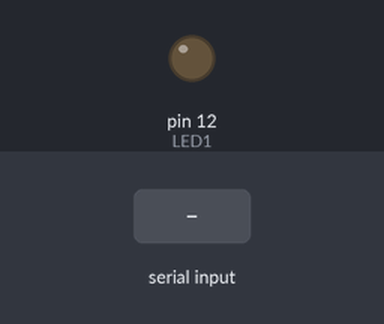
A sketch run on a simulated Arduino Uno, built with avr-gcc and run on an emulated ATmega328P. Parts: output pins drawn as LEDs (lit = HIGH). Inputs (shaded band) come from the test bench. What the sketch prints to the serial monitor is not drawn.

Above: at 1.2 s.
1.3 s: "1" received over Serial
At 3.2 s:
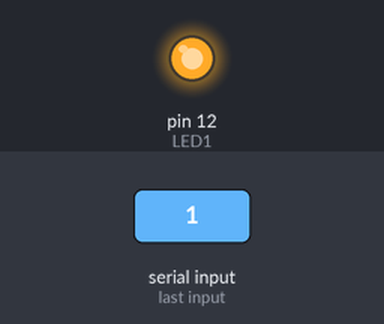
3.8 s: "OFF" received over Serial
At 5.1 s:
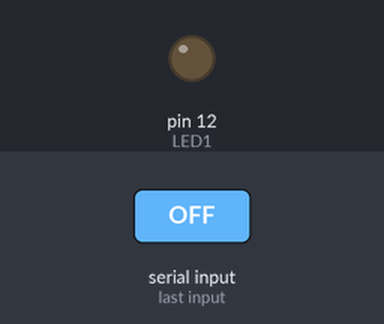
6.3 s: "0" received over Serial
At 8.2 s:
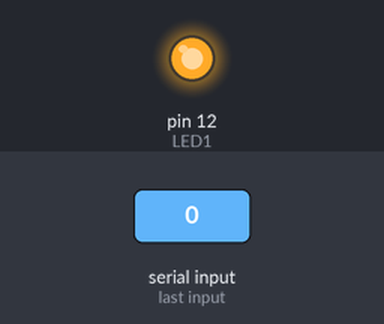
Timing chart, 0 to 9.7 s (numbered marks = the images above; inputs shaded):
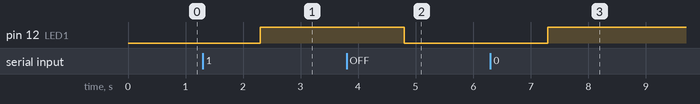

Measured:
- after the input at 1.3 s, pin 12 (LED1): LOW → HIGH after 1.0 s
- after the input at 3.8 s, pin 12 (LED1): HIGH → LOW after 1.0 s
- after the input at 6.3 s, pin 12 (LED1): LOW → HIGH after 1.0 s

The sketch:

bai6.ino
```cpp
#define LED1 12
//println,available,read(doc tung byte trong bo nho dem)
char l[30]="nhap chu";
void setup() {
  // put your setup code here, to run once:
  Serial.begin(115200);
  Serial.println(l);
  pinMode(LED1,OUTPUT);
}

void loop() {
  // put your main code here, to run repeatedly:
  String a="\0",b,c;
  if(Serial.available())
  {

     c=Serial.readString();
    c.trim();
     if(c=="OFF")
     {
        digitalWrite(LED1,0);
     }
     else
     {
      digitalWrite(LED1,1);
     }
  }
  else
  {
    digitalWrite(LED1,digitalRead(LED1));
  }

  }
```
